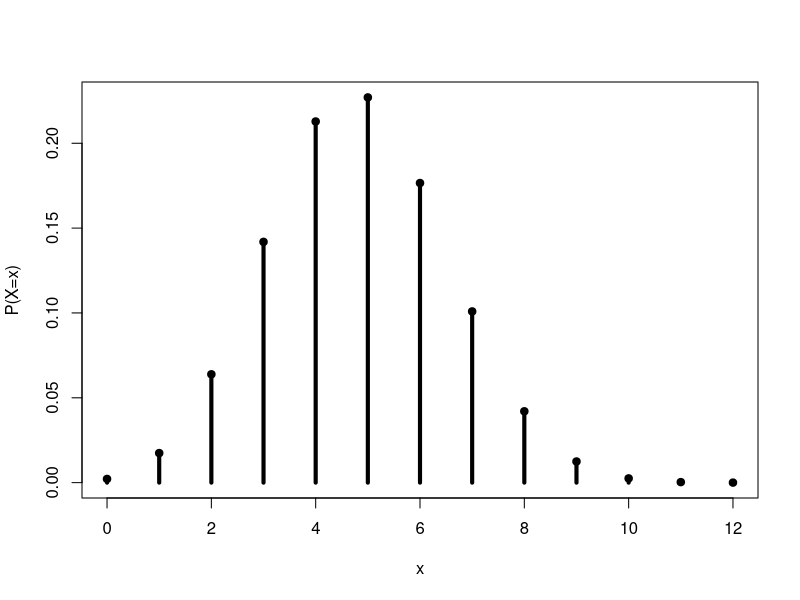
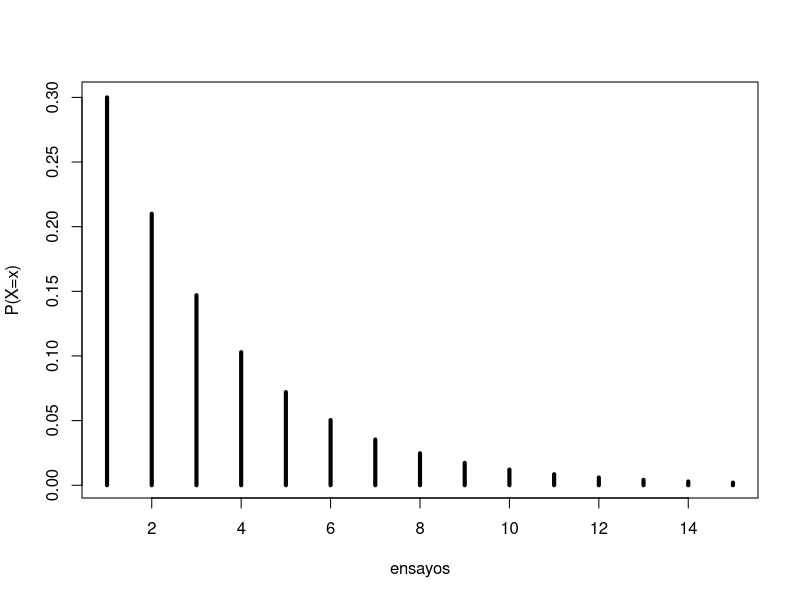
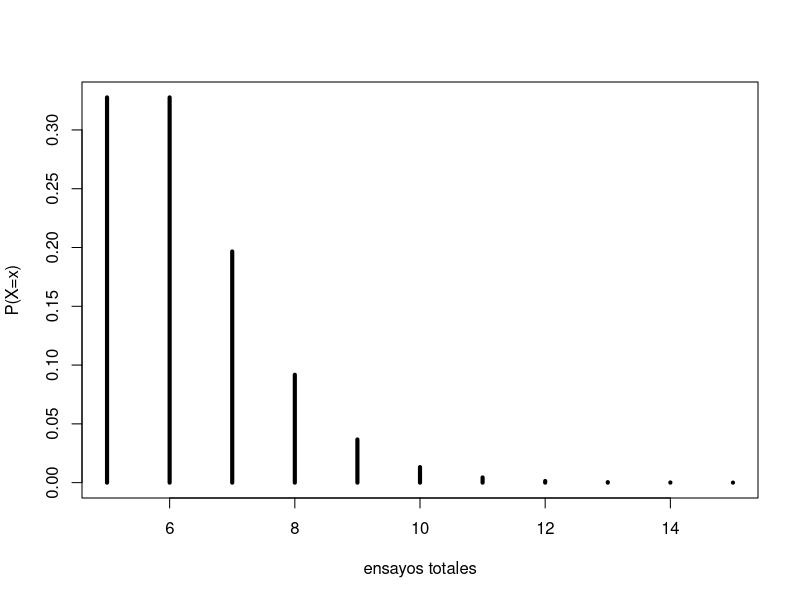

The R script that drew these images, in order:
## ---- chunk 1
p <- 0.7
x <- 0:1
cbind(x, prob = dbinom(x, size = 1, prob = p))
## ---- chunk 2
n <- 12
p <- 0.4
x <- 0:n
pmf <- dbinom(x, size = n, prob = p)
plot(x, pmf, type = "h", lwd = 4, xlab = "x", ylab = "P(X=x)")
points(x, pmf, pch = 19)
## ---- chunk 3
c(media = n*p, varianza = n*p*(1-p))
pbinom(4, size = n, prob = p)
1 - pbinom(7, size = n, prob = p)
## ---- chunk 4
p <- 0.3
x <- 1:15
pmf_g <- dgeom(x - 1, prob = p)
plot(x, pmf_g, type = "h", lwd = 4, xlab = "ensayos", ylab = "P(X=x)")
## ---- chunk 5
c(media = 1/p, varianza = (1-p)/p^2)
## ---- chunk 6
p <- 0.3
s <- 5
t <- 3
condicional <- (1-p)^(s+t) / (1-p)^s
directa <- (1-p)^t
c(condicional = condicional, directa = directa)
## ---- chunk 7
r <- 5
p <- 0.8
x <- r:15
pmf_nb <- dnbinom(x-r, size = r, prob = p)
plot(x, pmf_nb, type = "h", lwd = 4, xlab = "ensayos totales", ylab = "P(X=x)")
## ---- chunk 8
c(media = r/p, varianza = r*(1-p)/p^2)
## ---- chunk 9
set.seed(2026)
b <- rbinom(50000, size = 12, prob = 0.4)
g <- rgeom(50000, prob = 0.3) + 1
nb <- rnbinom(50000, size = 5, prob = 0.8) + 5

rbind(
  binomial = c(media = mean(b), varianza = var(b)),
  geometrica = c(media = mean(g), varianza = var(g)),
  binomial_negativa = c(media = mean(nb), varianza = var(nb))
)
